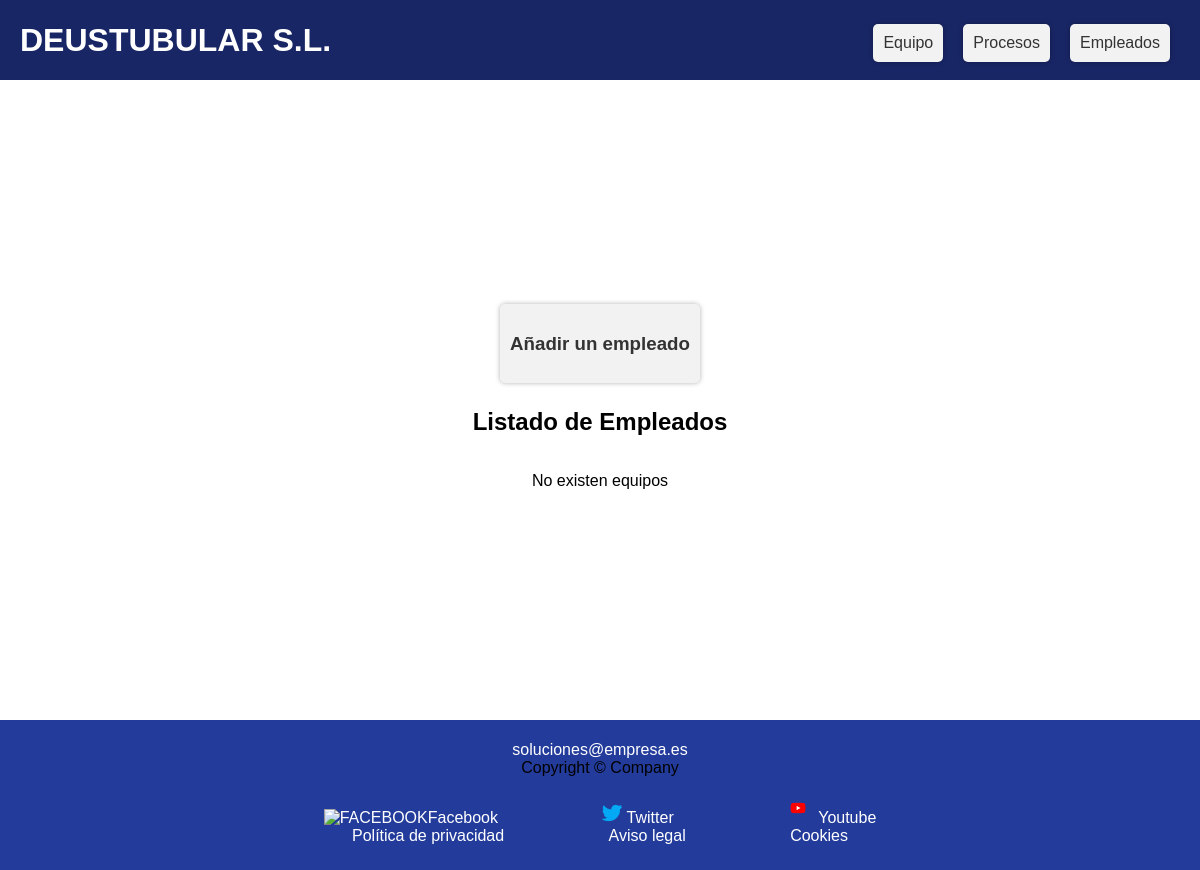
The app's page /appdeustutub/empleados/, older data.
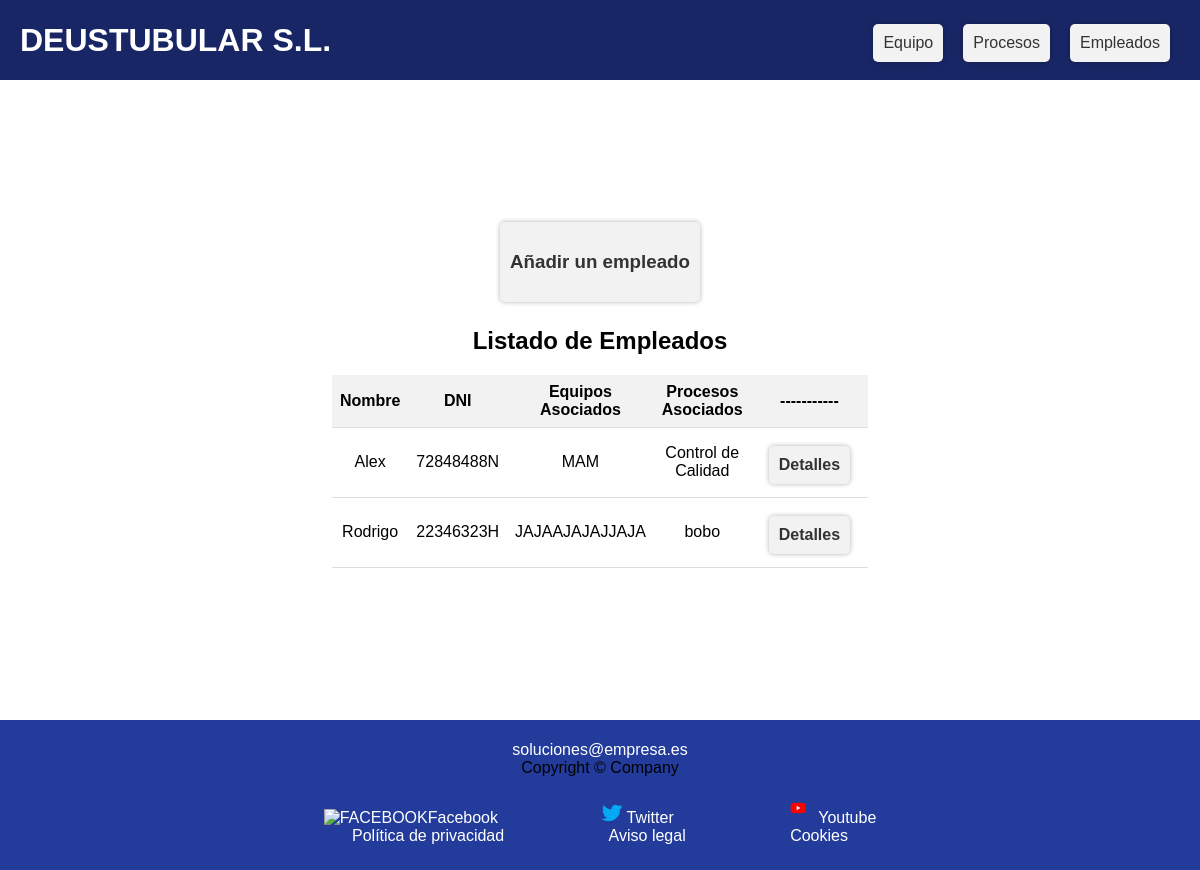
The same page, newer data.
### appdeustutub/models.py (models this page shows, shortened)
class Empleado(models.Model):
    equipo = models.ForeignKey(Equipo, on_delete=models.CASCADE)
    proceso = models.ForeignKey(Proceso, on_delete=models.CASCADE)
    dni = models.CharField(max_length=9)
    nombre = models.CharField(max_length=50)
    apellidos = models.CharField(max_length=80)
    email = models.EmailField(max_length=100)
    telefono = models.IntegerField()

class Equipo(models.Model):
    modelo = models.CharField(max_length=100)
    marca = models.CharField(max_length=100)
    categoria = models.ForeignKey(Categoria, on_delete=models.CASCADE)
    fecha_adquisicion = models.DateField()
    fecha_instalacion = models.DateField()
    def __str__(self):
        return self.marca

class Proceso(models.Model):
    equipo = models.ForeignKey(Equipo, on_delete=models.CASCADE)
    codOrdenFabricacion = models.IntegerField(default=0)
    codigoProceso = models.IntegerField(default=0)
    nombreProceso = models.CharField(max_length=100)
    referencia = models.CharField(max_length=100)
    fechaInicio = models.DateField()
    fechaFin = models.DateField()
    def __str__(self):
        return self.nombreProceso

### appdeustutub/views.py (the view)
# urls.py: path('empleados/', views.index_empleado, name='index_empleado'),
def index_empleado(request):
    empleados = Empleado.objects.order_by('nombre')
    context = { 'lista_empleados': empleados}
    return render( request, 'index_empleado.html', context)

### appdeustutub/templates/index_empleado.html (shortened to what this page needs)
{% extends "base.html" %}
{% load static %}
{% block contenido %}
<div id="content">
    <ul>
        <li><a href="{% url 'add_empleado' %}"><strong>
                    <h3>Añadir un empleado</h3>
                </strong></a></li>
    </ul>
    <h2>Listado de Empleados</h2>
    <ul>
        {% if lista_empleados %}
        <table>
            <thead>
                <tr>
                    <th>Nombre</th>
                    <th>DNI</th>
                    <th>Equipos Asociados</th>
                    <th>Procesos Asociados</th>
                    <th>-----------</th>
                </tr>
            </thead>
            <tbody>
                {% for empleado in lista_empleados %}
                <tr>
                    <td>{{ empleado.nombre }}</td>
                    <td>{{ empleado.dni }}</td>
                    <td>{{ empleado.equipo }}</td>
                    <td>{{ empleado.proceso }}</td>
                    <td>
                        <ul>
                            <li><a href="{% url 'detail_empleado' empleado.id %}"><strong>Detalles</strong></a></li>
                        </ul>
                    </td>
                </tr>
                {% endfor %}
            </tbody>
        </table>
        {% else %}
        <p>No existen equipos</p>
        {% endif %}
</div>
{% endblock %}

### appdeustutub/templates/base.html (shortened to what this page needs)
<!DOCTYPE html>
{% load static %}
<html lang="en">
<head>
    <link rel="stylesheet" href="{% static 'css/style.css' %}">
</head>
<body>
    <header>
        <h1 id="logo"><a href="{% url 'index' %}">DEUSTUBULAR S.L.</a></h1>
        <nav>
            <ul>
                <li><a href="{% url 'index_equipo' %}">Equipo</a></li>
                <li><a href="{% url 'index_proceso' %}">Procesos</a></li>
                <li><a href="{% url 'index_empleado' %}">Empleados</a></li>
            </ul>
        </nav>
    </header>
    {% block contenido %} {% endblock %}
    <footer class="footer">
        <p><a href="mailto:aitor.salazar@rpk.es?Subject=Este%20es%20nuestro%20proyecto%20:">soluciones@empresa.es</a></br> Copyright © Company </p>
        <div class="RedesSociales">
            <a href="https://www.facebook.com"> <img src="../../static/images/facebook-logo-png-9.png" height="20" alt="FACEBOOK">Facebook</a>
            <a href="https://twitter.com"><img src="../../static/images/gorjeo_318-674515.jpg" height="20"  alt="TWITTER">  Twitter</a>
            <a href="https://www.youtube.com/"><img src="../../static/images/youtube-logo-hd-8.png" height="30" alt="YOUTUBE">Youtube</a>
        </div>
        <section class="EnlacesFooter">
            <a href="https://policies.google.com/privacy?hl=es">Política de privacidad</a>
            <a href="https://www.google.com/intl/es_ALL/help/attribution_maps/">Aviso legal</a>
            <a href="https://support.google.com/chrome/answer/9564">Cookies</a>
        </section>
    </footer>
</body>
</html>

### static/css/style.css (style rules this page uses)
body { margin: 0; padding: 0; font-family: Arial, Helvetica, sans-serif; }
h1, h2 { text-align: center; }
ul { list-style: none; padding: 0; margin: 0; }
a { text-decoration: none; color: #333; }
nav { margin-left: auto; }
#content { display: flex; flex-direction: column; align-items: center; justify-content: center; min-height: 80vh; }
ul { display: flex; flex-wrap: wrap; justify-content: center; }
li { margin: 10px; padding: 10px; background-color: #f2f2f2; border-radius: 5px; box-shadow: 0px 0px 5px rgba(0, 0, 0, 0.3); text-align: center; transition: all 0.3s ease; }
header { background: #233C9B; height: 80px; background-color: #192666; display: flex; align-items: center; padding: 0 20px; }
header #logo a { background: #192666; margin: 0; color: white; }
.footer { padding-top: 5px; padding-bottom: 25px; text-align: center; background: #233C9B; }
footer a { color: white; padding: 50px; padding-bottom: 0; }
table { width: 80%; border-collapse: collapse; margin-bottom: 20px; }
th, td { padding: 8px; text-align: left; border-bottom: 1px solid #ddd; text-align: center; }
th { background-color: #f2f2f2; }
ul { margin: 0; padding: 0; list-style: none; }
ul li { margin-bottom: 5px; }

Row changes from the older to the newer data that the page shows:
added Empleado: nombre "Alex", dni "72848488N", equipo "MAM", proceso "Control de Calidad"
added Empleado: nombre "Rodrigo", dni "22346323H", equipo "JAJAAJAJAJJAJA", proceso "bobo"
Text that changed along with them:
text no longer shown: "No existen equipos"
text now shown: "Nombre DNI Equipos Asociados Procesos Asociados -----------"
